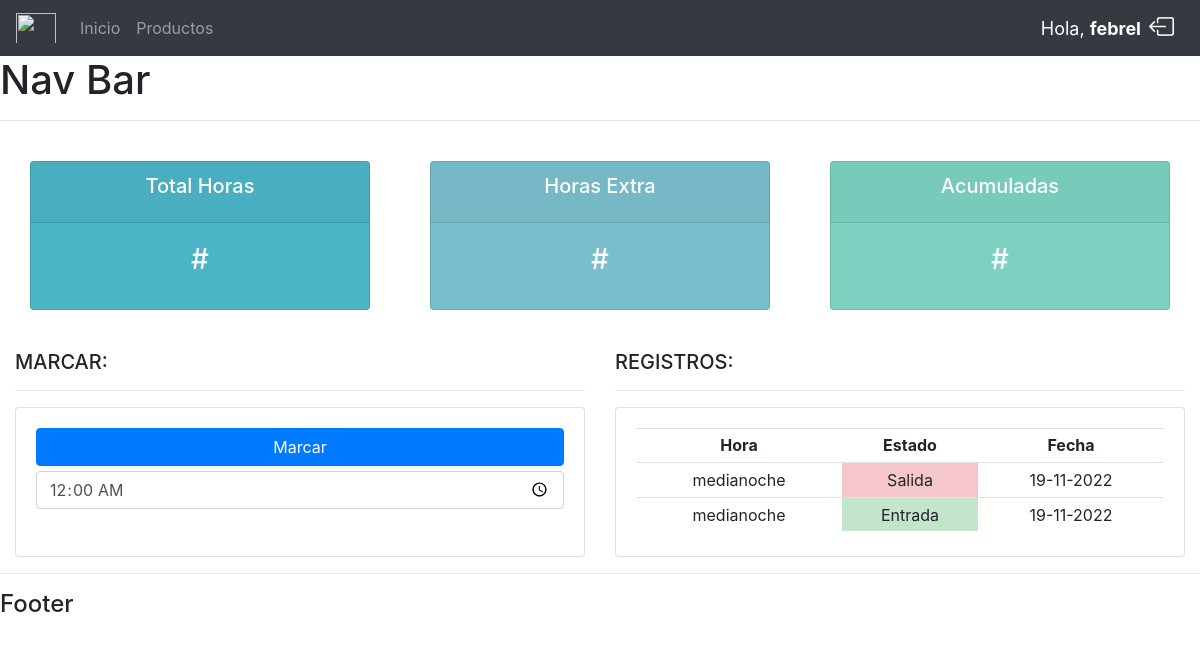
The app's page / (signed in), older data.
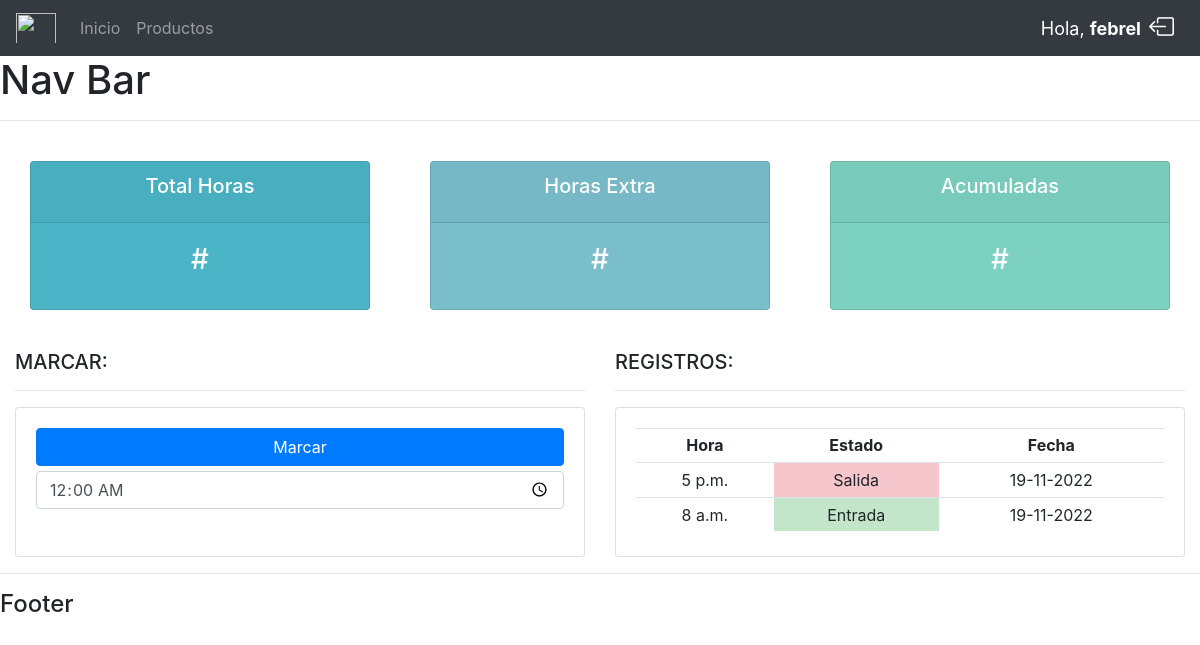
The same page, newer data.
### registros/models.py (models this page shows, shortened)
class Registro(models.Model):
    CATEGORIA = (
        ('Entrada', 'Entrada'),
        ('Salida', 'Salida'),
    )
    usuario = models.ForeignKey(User, on_delete=models.CASCADE)
    estado = models.CharField(max_length=200, null=True, choices=CATEGORIA)
    hora_actual = models.TimeField(null=True)
    fecha_creado = models.DateTimeField(auto_now=True, null=True)

### registros/views.py (the view, shortened to what this page needs)
# urls.py: 2. Add a URL to urlpatterns:  path('', views.home, name='home')
@login_required
def home(request):
    now = datetime.now()
    entrada = now.strftime('%d-%m-%Y')
    registros_obtenidos = Registro.objects.all()
    filtro_registros = registros_obtenidos.filter(usuario=request.user)
    filtro_contador = registros_obtenidos.filter(usuario=request.user).count()
    filtro_ultimo = filtro_registros.order_by('-fecha_creado')[:2]
    dato = filtro_registros.order_by('fecha_creado').last()
    contador = filtro_contador
    fecha_db = dato.fecha_creado.strftime('%d-%m-%Y')
    if entrada != fecha_db:
        contador = 0
    contexto = {'registros':filtro_ultimo,'filtro':contador}
    return render(request, 'cuentas/dashboard.html', contexto)

### registros/templates/cuentas/dashboard.html (shortened to what this page needs)
{% extends 'cuentas/base.html' %}
{% block content %}
{% include 'cuentas/estado.html' %}
<br>
<div class="row">
	<div class="col-md-6">
		<h5>MARCAR:</h5>
		<hr>
		<div class="card card-body" style="height:150px">
			<form action="" method="post">
				{% if filtro >= 1 %}
				<button type="submit" class="btn btn-primary  btn-block" disabled>Marcar</button>
				<div style="padding-top:5px;">
					<input name="timepkr" value="00:00:00" type="time" class="form-control" placeholder="HH:MM:SS"
						disabled />
				</div>
				{% else %}
				<button type="submit" class="btn btn-primary  btn-block">Marcar</button>
				<div style="padding-top:5px;">
					<input name="timepkr" value="00:00:00" type="time" class="form-control" placeholder="HH:MM:SS" />
				</div>
				{% endif %}
			</form>
		</div>
	</div>
	<div class="col-md-6">
		<h5>REGISTROS:</h5>
		<hr>
		<div class="card card-body" style="height:150px">
			<table class="table table-sm">
				<tr class="text-center ">
					<th>Hora</th>
					<th>Estado</th>
					<th>Fecha</th>
				</tr>
				{% for i in registros %}
				<tr class="text-center ">
					<td>{{i.hora_actual}}</td>
					{% if i.estado >= 'Salida' %}
					<td class="table-danger">{{i.estado}}</td>
					{% else %}
					<td class="table-success">{{i.estado}}</td>
					{% endif %}
					<td>{{i.fecha_creado | date:"d-m-Y"}}</td>
				</tr>
				{% endfor %}
			</table>
		</div>
	</div>
</div>
{% endblock %}

### registros/templates/cuentas/base.html (shortened to what this page needs)
<!DOCTYPE html>
<html lang="en">
<head>
    {% load static %}
    <link rel="stylesheet" type="text/css" href="{% static 'css/styles.css' %}">
    <link rel="stylesheet" href="https://stackpath.bootstrapcdn.com/bootstrap/4.4.1/css/bootstrap.min.css">
    <link rel="stylesheet" href="https://cdn.jsdelivr.net/npm/bootstrap-icons@1.9.1/font/bootstrap-icons.css">
</head>
<body>
    {% include 'cuentas/navbar.html' %}
    <h1>Nav Bar</h1>
    <hr>
    <div class=" container-fluid">
        {% block content %}
        {% endblock %}
    </div>
    <hr>
    <h4>Footer</h4>
</body>
</html>

### registros/templates/cuentas/navbar.html (shortened to what this page needs)
{% load static %}
<nav class="navbar navbar-expand-lg navbar-dark bg-dark">
  <img class="navbar-brand" width="40" height="40" src="{% static 'img/logo.svg' %}" alt="">
  <div class="collapse navbar-collapse" id="navbarSupportedContent">
    <ul class="navbar-nav mr-auto">
      {% if request.user.is_staff %}
      <li class="nav-item ">
        <a class="nav-link" href="{% url 'home' %}"">Inicio</a>
      </li>
      <li class="nav-item ">
        <a class="nav-link" href="{% url 'productos' %}">Productos</a>
      </li>
      {% else %}
      <li class="nav-item">
        <a class="nav-link" href="#">Configuracion</a>
      </li>
     {% endif %}
    </ul>
    <div class="form-inline my-2 my-lg-0">
      <span class="mr-sm-2 hello-msg">Hola, <strong>{{request.user}}</strong> </span>
      <span class="my-2 my-sm-0" ><a class="close-msg"  href="{% url 'logout' %}"><i class="bi bi-box-arrow-left"></i></a></span>
    </div>
  </div>
</nav>

### registros/templates/cuentas/estado.html
<br>
<div class="row">
	<div class="col">
		<div class="col-md">
			<div class="card text-center text-white  mb-3" id="total-orders">
				<div class="card-header">
					<h5 class="card-title">Total Horas</h5>
				</div>
				<div class="card-body">
					<h3 class="card-title">#</h3>
				</div>
			</div>
		</div>
	</div>
	<div class="col">
		<div class="col-md">
			<div class="card text-center text-white  mb-3" id="orders-delivered">
				<div class="card-header">
					<h5 class="card-title">Horas Extra</h5>
				</div>
				<div class="card-body">
					<h3 class="card-title">#</h3>
				</div>
			</div>
		</div>
	</div>
	<div class="col">
		<div class="col-md">
			<div class="card text-center text-white  mb-3" id="orders-pending">
				<div class="card-header">
					<h5 class="card-title">Acumuladas</h5>
				</div>
				<div class="card-body">
					<h3 class="card-title">#</h3>
				</div>
			</div>
		</div>
	</div>
</div>

### registros/static/css/styles.css (style rules this page uses)
body { background-color: #ebeff5; }
#total-orders { background-color: #4cb4c7; }
#orders-delivered { background-color: #7abecc; }
#orders-pending { background-color: #7CD1C0; }

### registros/templates/cuentas/navbar.html (style rules this page uses)
.hello-msg { font-size: 18px; color: #fff; margin-right: 20px; }
.close-msg { font-size: 25px; color: #fff; margin-right: 10px; }

Row changes from the older to the newer data that the page shows:
removed Registro: hora_actual "medianoche", estado "Salida", fecha_creado "19-11-2022"
removed Registro: hora_actual "medianoche", estado "Entrada", fecha_creado "19-11-2022"
added Registro: hora_actual "5 p.m.", estado "Salida", fecha_creado "19-11-2022"
added Registro: hora_actual "8 a.m.", estado "Entrada", fecha_creado "19-11-2022"
